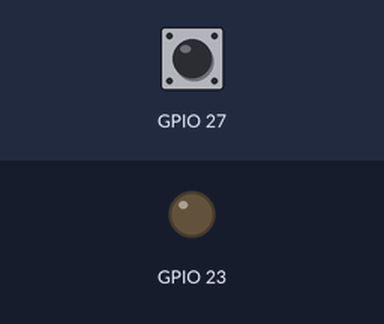
Simulated run of this sketch. Board: ESP32. On the bench: output pins drawn as LEDs (lit = HIGH). Inputs (shaded band) come from the test bench; at power-on: GPIO 27 HIGH.

Above: at 1.2 s.
1.3 s: GPIO 27 pulled LOW for 0.15 s
At 1.37 s:
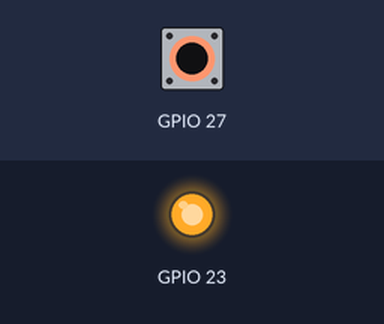
2.9 s: GPIO 27 pulled LOW for 3.2 s
At 6.5 s:
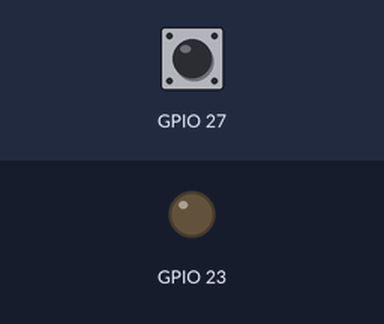
Timing chart, 0 to 8.0 s (numbered marks = the images above; inputs shaded):
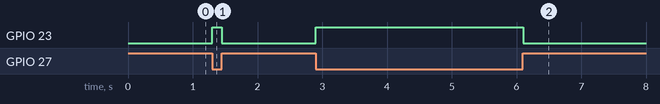

The sketch:

button.ino
```cpp
#include <Arduino.h>

void setup() {
  Serial.begin(115200);
  pinMode(23, OUTPUT);
  pinMode(27, INPUT_PULLUP);
}

void loop() {
  bool pressed = digitalRead(27) == LOW;
  bool lit = pressed != bool(0);
  digitalWrite(23, lit);
  delay(1);
}
```

Measured:
- after the input at 1.3 s, GPIO 23: LOW → HIGH at once, → LOW 0.15 s later
- after the input at 2.9 s, GPIO 23: LOW → HIGH at once, → LOW 3.2 s later
